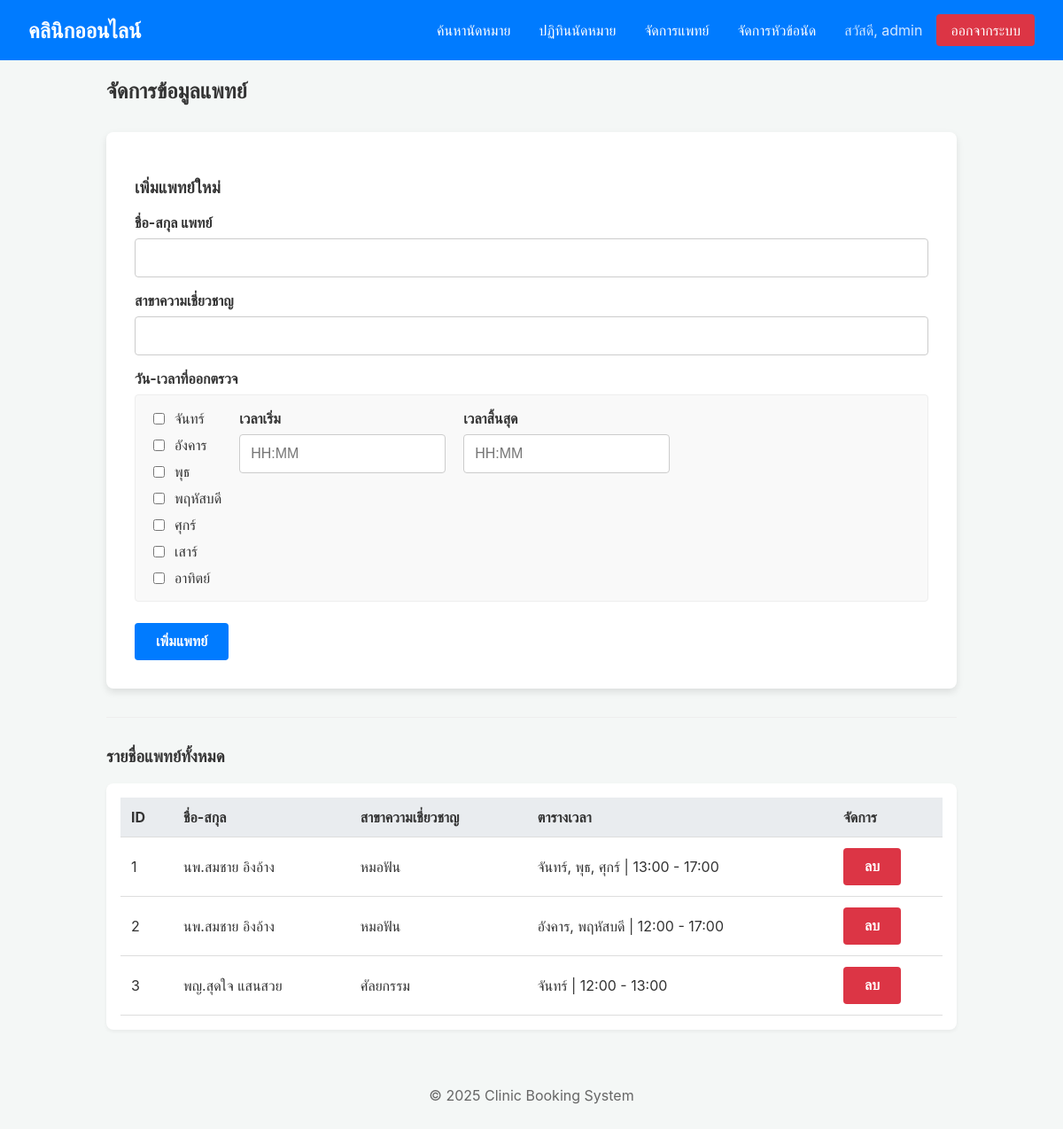
Before: /doctors (signed in) with the older database file.
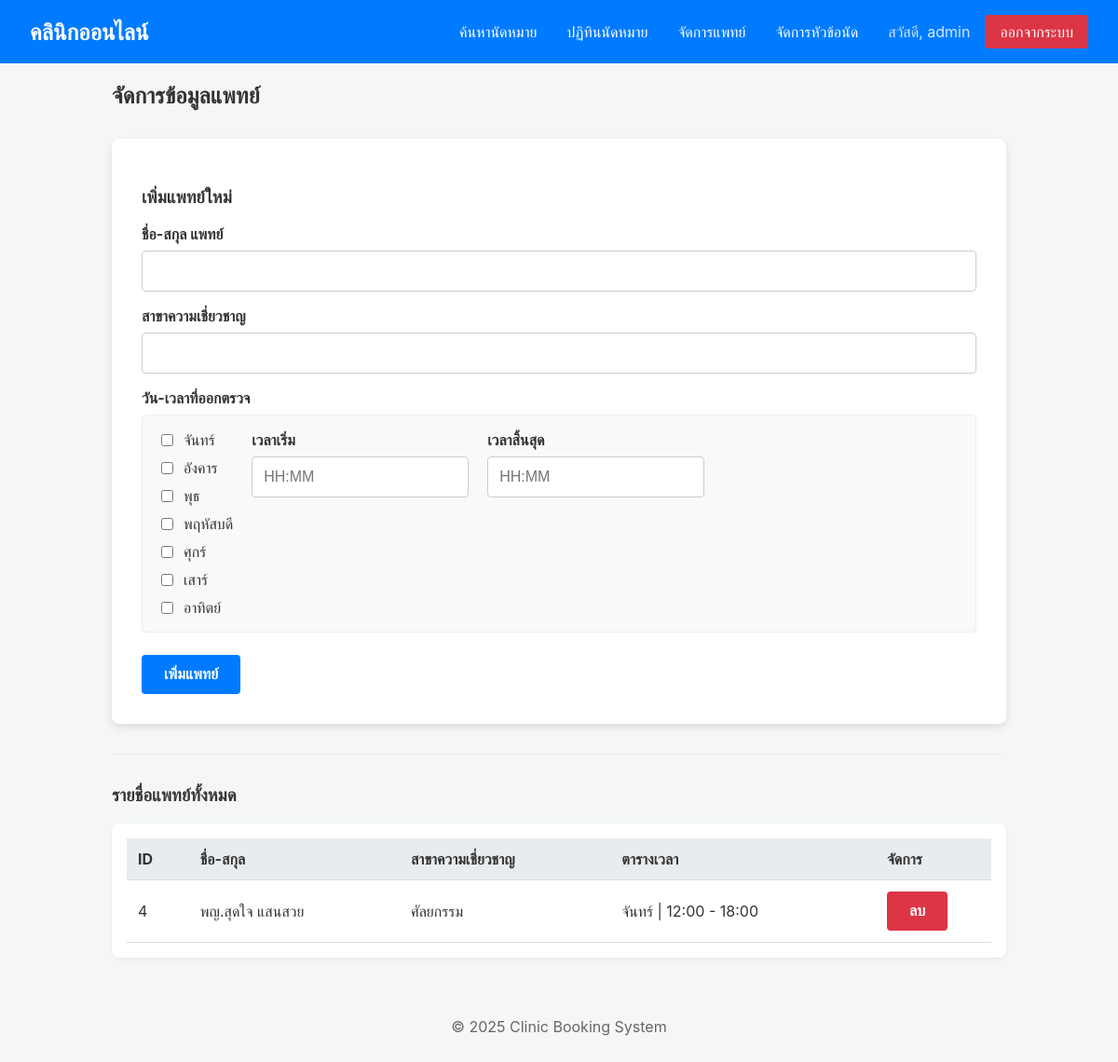
After: the same page with the newer database file.
### tables this page shows
CREATE TABLE doctors (
                id INTEGER PRIMARY KEY AUTOINCREMENT,
                name TEXT NOT NULL,
                specialty TEXT NOT NULL,
                available_time TEXT
            );

### app.py (the view, shortened to what this page needs)
@app.route('/doctors', methods=['GET', 'POST'])
@login_required(role="admin")
def manage_doctors():
    db = get_db()
    doctors = db.execute('SELECT * FROM doctors ORDER BY id').fetchall()
    return render_template('doctors.html', doctors=doctors)

### app.py (called while the page is built)
def get_db():
    db = getattr(g, '_database', None)
    if db is None:
        db = g._database = sqlite3.connect(DATABASE)
        db.row_factory = sqlite3.Row
    return db

@app.teardown_appcontext
def close_connection(exception):
    db = getattr(g, '_database', None)
    if db is not None:
        db.close()

def login_required(role="any"):
    def decorator(f):
        @wraps(f)
        def decorated_function(*args, **kwargs):
            if 'user_id' not in session:
                flash('กรุณาล็อกอินเพื่อเข้าถึงหน้านี้', 'warning')
                return redirect(url_for('login'))
            allowed_roles = role.split(',')
            if role != "any" and session.get('role') not in allowed_roles:
                flash('คุณไม่มีสิทธิ์เข้าถึงหน้านี้', 'danger')
                return redirect(url_for('index'))
            return f(*args, **kwargs)
        return decorated_function
    return decorator

### templates/doctors.html (shortened to what this page needs)
{% extends "layout.html" %}
{% block content %}
    <link rel="stylesheet" href="https://cdn.jsdelivr.net/npm/flatpickr/dist/flatpickr.min.css">
    <h2>จัดการข้อมูลแพทย์</h2>
    <div class="card">
        <h3>เพิ่มแพทย์ใหม่</h3>
        <form method="POST" action="{{ url_for('manage_doctors') }}">
            <label for="name">ชื่อ-สกุล แพทย์</label>
            <input type="text" id="name" name="name" required>
            <label for="specialty">สาขาความเชี่ยวชาญ</label>
            <input type="text" id="specialty" name="specialty" required>
            <label>วัน-เวลาที่ออกตรวจ</label>
            <div class="schedule-grid">
                <div class="schedule-days">
                    <label><input type="checkbox" name="days" value="จันทร์"> จันทร์</label>
                    <label><input type="checkbox" name="days" value="อังคาร"> อังคาร</label>
                    <label><input type="checkbox" name="days" value="พุธ"> พุธ</label>
                    <label><input type="checkbox" name="days" value="พฤหัสบดี"> พฤหัสบดี</label>
                    <label><input type="checkbox" name="days" value="ศุกร์"> ศุกร์</label>
                    <label><input type="checkbox" name="days" value="เสาร์"> เสาร์</label>
                    <label><input type="checkbox" name="days" value="อาทิตย์"> อาทิตย์</label>
                </div>
                <div class="schedule-time">
                    <div>
                        <label for="start_time">เวลาเริ่ม</label>
                        <input type="text" id="start_time" name="start_time" class="timepicker" placeholder="HH:MM" required>
                    </div>
                    <div>
                        <label for="end_time">เวลาสิ้นสุด</label>
                        <input type="text" id="end_time" name="end_time" class="timepicker" placeholder="HH:MM" required>
                    </div>
                </div>
            </div>
            <button type="submit" class="btn mt-3">เพิ่มแพทย์</button>
        </form>
    </div>
    <hr>
    <h3>รายชื่อแพทย์ทั้งหมด</h3>
    <div class="table-container">
        <table>
            <thead>
                <tr>
                    <th>ID</th>
                    <th>ชื่อ-สกุล</th>
                    <th>สาขาความเชี่ยวชาญ</th>
                    <th>ตารางเวลา</th>
                    <th style="width: 100px;">จัดการ</th>
                </tr>
            </thead>
            <tbody>
                {% for doc in doctors %}
                <tr>
                    <td>{{ doc.id }}</td>
                    <td>{{ doc.name }}</td>
                    <td>{{ doc.specialty }}</td>
                    <td>{{ doc.available_time }}</td>
                    <td>
                        <form action="{{ url_for('delete_doctor', doctor_id=doc.id) }}" method="POST" onsubmit="return confirm('คุณแน่ใจหรือไม่ที่จะลบแพทย์ท่านนี้?')">
                            <button type="submit" class="btn btn-danger">ลบ</button>
                        </form>
                    </td>
                </tr>
                {% endfor %}
            </tbody>
        </table>
    </div>
{% endblock %}

### templates/layout.html (shortened to what this page needs)
<!DOCTYPE html>
<html lang="th">
<head>
    <link rel="stylesheet" href="{{ url_for('static', filename='style.css') }}">
</head>
<body>
    <nav>
        <a href="{{ url_for('index') }}" class="brand">คลินิกออนไลน์</a>
        <ul>
            {% if session.user_id %}
                {% if session.role in ['staff', 'admin'] %}
                     <li><a href="{{ url_for('search_appointments') }}">ค้นหานัดหมาย</a></li>
                     <li><a href="{{ url_for('calendar_view') }}">ปฏิทินนัดหมาย</a></li>
                {% endif %}
                 {% if session.role == 'admin' %}
                    <li><a href="{{ url_for('manage_doctors') }}">จัดการแพทย์</a></li>
                    <li><a href="{{ url_for('manage_subjects') }}">จัดการหัวข้อนัด</a></li>
                {% endif %}
                <li class="user-info">สวัสดี, {{ session.user_name }}</li>
                <li><a href="{{ url_for('logout') }}" class="btn-logout">ออกจากระบบ</a></li>
            {% else %}
                <li><a href="{{ url_for('login') }}">เข้าสู่ระบบคนไข้</a></li>
                <li><a href="{{ url_for('register') }}">ลงทะเบียน</a></li>
                <li><a href="{{ url_for('staff_login') }}">สำหรับเจ้าหน้าที่</a></li>
            {% endif %}
        </ul>
    </nav>
    <main class="container">
        {% block content %}{% endblock %}
    </main>
    <footer><p>&copy; 2025 Clinic Booking System</p></footer>
</body>
</html>

### static/style.css (style rules this page uses)
body { font-family: -apple-system, BlinkMacSystemFont, "Segoe UI", Roboto, "Helvetica Neue", Arial, sans-serif; margin: 0; background-color: #f4f7f6; color: #333; }
.container { max-width: 960px; margin: 20px auto; padding: 0 20px; }
nav { background-color: #007bff; color: white; padding: 1rem 2rem; display: flex; justify-content: space-between; align-items: center; }
nav .brand { font-size: 1.5rem; font-weight: bold; color: white; text-decoration: none; }
nav ul { list-style: none; margin: 0; padding: 0; display: flex; align-items: center; }
nav ul li a { color: white; text-decoration: none; padding: 0.5rem 1rem; display: block; }
nav .user-info { padding: 0.5rem 1rem; color: #d1e7ff; }
nav .btn-logout { background-color: #dc3545; border-radius: 4px; }
.card { background-color: white; padding: 2rem; border-radius: 8px; box-shadow: 0 4px 8px rgba(0,0,0,0.1); margin-top: 2rem; }
label { display: block; margin-bottom: 0.5rem; font-weight: bold; }
input[type="text"], input[type="tel"], input[type="date"], input[type="time"], input[type="password"], select { width: 100%; padding: 0.75rem; margin-bottom: 1rem; border: 1px solid #ccc; border-radius: 4px; box-sizing: border-box; font-size: 1rem; }
.btn { background-color: #007bff; color: white; padding: 0.75rem 1.5rem; border: none; border-radius: 4px; cursor: pointer; font-size: 1rem; font-weight: bold; text-align: center; display: inline-block; text-decoration: none; }
.btn-danger { background-color: #dc3545; }
.table-container { overflow-x: auto; background: white; padding: 1rem; border-radius: 8px; box-shadow: 0 2px 4px rgba(0,0,0,0.05); }
table { width: 100%; border-collapse: collapse; }
th, td { padding: 0.75rem; text-align: left; border-bottom: 1px solid #ddd; }
thead { background-color: #e9ecef; }
hr { border: none; border-top: 1px solid #eee; margin: 2rem 0; }
footer { text-align: center; padding: 1rem; margin-top: 2rem; color: #666; }
.mt-3 { margin-top: 1.5rem; }
.schedule-grid { display: flex; flex-wrap: wrap; gap: 20px; background-color: #f9f9f9; padding: 1rem; border: 1px solid #eee; border-radius: 4px; }
.schedule-days { display: flex; flex-direction: column; gap: 10px; }
.schedule-days label { font-weight: normal; display: flex; align-items: center; gap: 8px; margin-bottom: 0; }
.schedule-time { display: flex; gap: 20px; }

Changed rows visible on the page:
removed doctors: id "1", name "นพ.สมชาย อิงอ้าง", specialty "หมอฟัน", available_time "จันทร์, พุธ, ศุกร์ | 13:00 - 17:00"
removed doctors: id "2", name "นพ.สมชาย อิงอ้าง", specialty "หมอฟัน", available_time "อังคาร, พฤหัสบดี | 12:00 - 17:00"
removed doctors: id "3", name "พญ.สุดใจ แสนสวย", specialty "ศัลยกรรม", available_time "จันทร์ | 12:00 - 13:00"
added doctors: id "4", name "พญ.สุดใจ แสนสวย", specialty "ศัลยกรรม", available_time "จันทร์ | 12:00 - 18:00"
